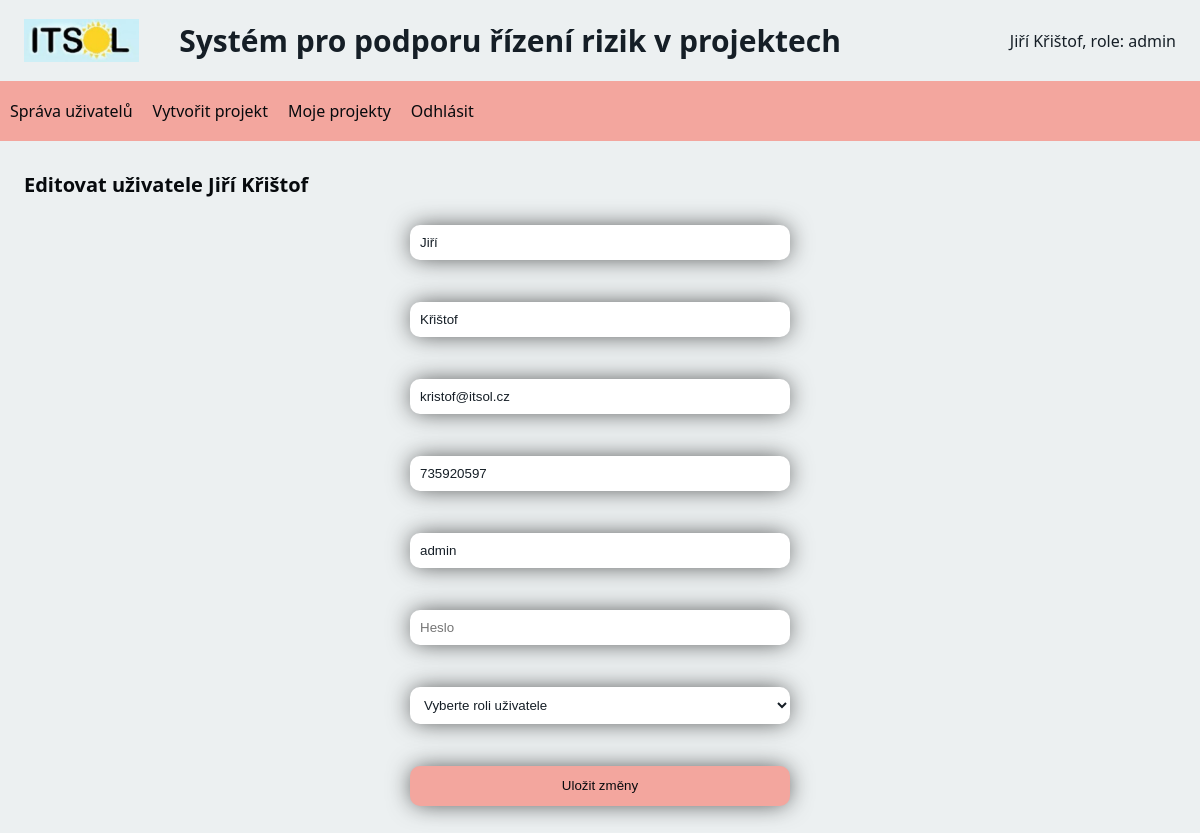
/users/editUser/1 (signed in), run on the app's committed database.
### riskManagement/models.py (models this page shows)
class User(models.Model):
    firstName = models.CharField(max_length=255)
    lastName = models.CharField(max_length=255)
    email = models.CharField(max_length=255, unique=True)
    phoneNum = models.CharField(max_length=255, unique=True)
    userLogin = models.CharField(max_length=255, unique=True)
    password = models.CharField(max_length=255)
    privileges = models.CharField(max_length=255)

### riskManagement/views.py (the view)
# urls.py: path('users/editUser/<int:id>', views.editUser, name='editUser'),
def editUser(request, id):
    if request.session.get("privileges") != "admin":
        return HttpResponseRedirect(reverse("home", args=("Nemáte dostatečné oprávnění pro editaci uživatele",)))
    editedUser = User.objects.get(id=id)
    print(request.session.get("privieges"))
    context = {
    "user" :  User.objects.get(id=request.session["id"]),
        "privileges": request.session.get("privileges"),
        "user": editedUser,
        "id": id,
    }
    template = loader.get_template("editUsers.html")
    log_info(request, f"navigation to 'Edit user' view")
    return HttpResponse(template.render(context, request))

### riskManagement/helpers.py (called while the page is built)
def log_info(request, message):
    user_id = request.session["id"]
    privileges = request.session["privileges"]
    logger.info(f"USER_INFO : [ id: {user_id}, privileges: {privileges} ] - {message}")

### riskManagement/templates/editUsers.html (shortened to what this page needs)
<!DOCTYPE html>
<html>
    <head>
        {% include 'head.html' %}
    </head>
    <body>
        {% include 'nav.html' %}
        {% if privileges == "admin" %}
        <h2>Editovat uživatele {{ user.firstName }} {{ user.lastName }}</h2>
        <div class="center">
            <form action="saveEditUser/{{ id }}" method="post">
                <input type="text" name="firstName" placeholder="Jméno" value="{{ user.firstName }}">
                <br />
                <input type="text" name="lastName" placeholder="Příjmení" value="{{ user.lastName }}">
                <br />
                <input type="text" name="email" placeholder="E-mail" value="{{ user.email }}">
                <br />
                <input type="text" name="phoneNum" placeholder="Telefonní číslo" value="{{ user.phoneNum }}">
                <br />
                <input type="text" name="userLogin" placeholder="Login" value="{{ user.userLogin }}">
                <br />
                <input type="password" name="password" placeholder="Heslo">
                <br />
                <select name="privileges">
                    <option value="" disabled selected>Vyberte roli uživatele</option>
                </select>
                <br />
                <input type="submit" value="Uložit změny">
            </form>
        </div>
        {% else %}
            Nemáte dostatečné oprávnění pro zobrazení modulu
        {% endif %}
    </body>
</html>

### riskManagement/templates/nav.html
<div class="header">
    {% load static %}
    <img src="{% static 'logo.JPG' %}" alt="Logo ITSol" style="width: 10%;" >
    <h1>Systém pro podporu řízení rizik v projektech</h1>
    <div>{{user.firstName}} {{user.lastName}}, role: {{user.privileges}}</div>
</div>
<nav>
    {% if privileges == "admin" %}
        <a href="{% url 'users' %}">Správa uživatelů</a>
        <a href="{% url 'createProject' %}">Vytvořit projekt</a>
    {% endif %}
    <a href="{% url 'projects' %}">Moje projekty</a>
    <a href="{% url 'index' %}">Odhlásit</a>
</nav>

### riskManagement/static/styles.css (style rules this page uses)
:root { --light: #ECF0F1; --dark: #151E26; --darker: #070a0d; --warm: #f3a69e; --normal: #85C1E9; --alarm: #E74C3C; }
body { background-color: var(--light); color: var(--dark); font-family: 'Segoe UI', Tahoma, Geneva, Verdana, sans-serif; font-size: 16px; margin: 0; }
nav { background-color: var(--warm); width: 100%; height: 60px; display: flex; flex-direction: row; flex-wrap: wrap; justify-content: flex-start; align-items: stretch; align-content: flex-start; margin-bottom: 30px; }
nav a, input[type="submit"] { height: 40px; display: flex; align-items: center; text-decoration: none; background-color: var(--warm); padding: 10px; color: var(--darker); transition: color, background-color 0.3s; cursor: pointer; margin-bottom: 30px; }
h1 { text-align: center; font-size: 30px; }
h2 { margin-left: 2%; font-size: 20px; color: var(--darker); }
form { display: flex; justify-content: center; flex-direction: column; width: 400px; }
input, select { border: none; background-color: white; color: var(--dark); padding: 10px; margin: 10px; border-radius: 10px; box-shadow: 0px 0px 24px -3px rgba(0,0,0,0.74); }
div.header { width: 96%; display: flex; justify-content: flex-start; align-items: center; flex-direction: row; gap: 0px 40px; margin-left: 2%; margin-right: 2%; }
div.header div:last-of-type { margin-left: auto; }
div.center { display: flex; justify-content: center; }

### data on the page
User: firstName "Jiří", lastName "Křištof", privileges "admin", email "kristof@itsol.cz", phoneNum "735920597", userLogin "admin"
